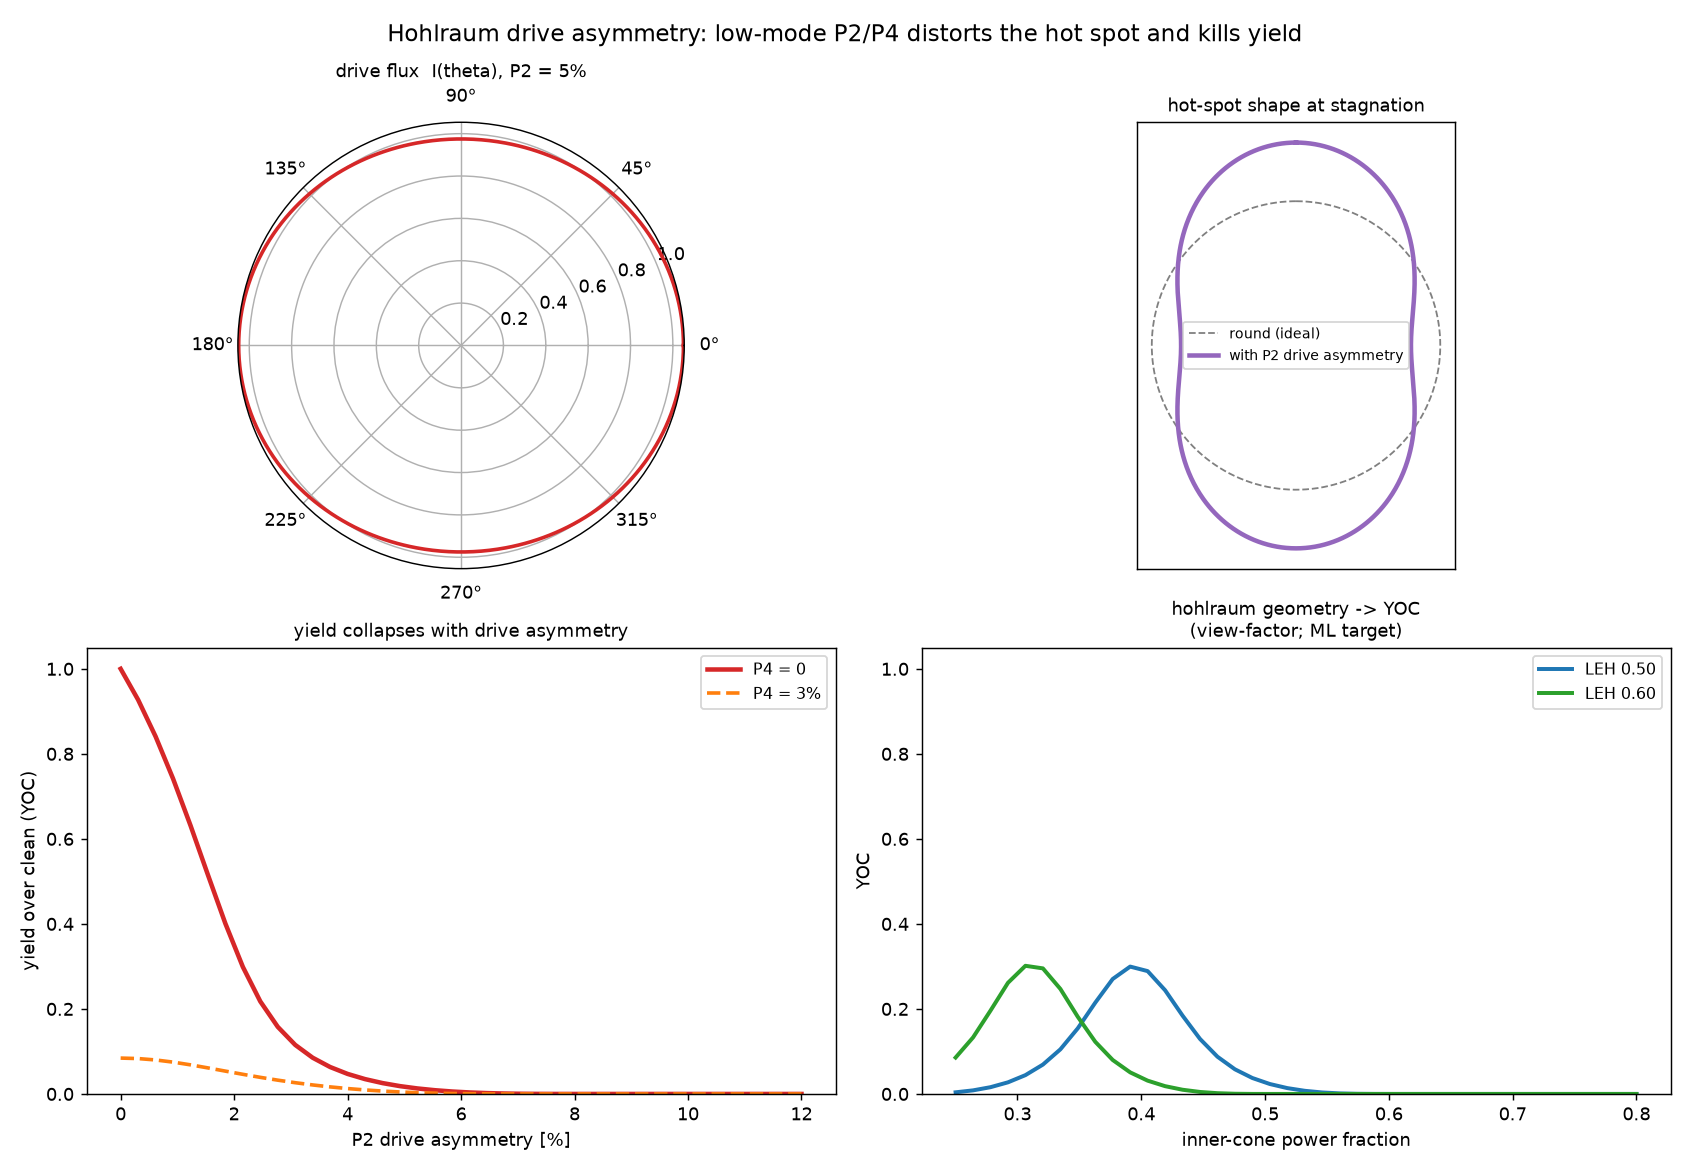

The Python source for this figure:
r"""
Hohlraum drive asymmetry -> hot-spot shape and yield.

Surface roughness (rt_mechanics / rt_2d) seeds HIGH-ell RT. In an indirect-drive
hohlraum the dominant failure is the opposite end of the spectrum: LOW-ell drive
asymmetry. The hohlraum's geometry -- its length/diameter, the laser entrance
holes (LEH) at the poles, wall re-emission, and the inner/outer laser-cone power
balance -- imprints a coherent P2/P4 pattern on the X-ray flux that drives the
capsule. That low-mode drive asymmetry, amplified by convergence (Bell-Plesset,
convergent_rt.py), distorts the hot spot into a pancake or sausage and kills
yield long before high-mode RT does.

This script:
  1. Maps a drive flux asymmetry  I(theta) = I0 [1 + sum_l a_l P_l(cos theta)]
     to a per-mode velocity asymmetry, seeds the convergent-RT solve with it, and
     reads the mode amplitudes eta_l at stagnation.
  2. Reconstructs the 2D hot-spot shape  R_hs(theta) = Rmin [1 + sum_l (eta_l/Rmin) P_l].
  3. Scores yield-over-clean (YOC) vs the drive asymmetry.
  4. Exposes performance(...) as a FAST, closed-form forward model (the mode
     transfer factors are precomputed once, so each evaluation is a few flops) --
     the hook an ML surrogate / optimizer samples to search hohlraum geometries.

Run:  python3 hohlraum_asymmetry.py
Deps: numpy, scipy  (matplotlib only for the optional figure)
"""

import importlib.util
import os

import numpy as np
from scipy.special import eval_legendre

from convergent_rt import R0, V_IMP, trajectory, tune_P0, integrate_modes

# Load the repo's 0-D hot-spot ignition model (its folder name has a space and a
# leading digit, so a normal import won't work -- load it by path).
_hs_path = os.path.join(os.path.dirname(__file__), "..", "0-D Hotspot", "hotspot_0d.py")
_spec = importlib.util.spec_from_file_location("hotspot_0d", _hs_path)
hotspot_0d = importlib.util.module_from_spec(_spec)
_spec.loader.exec_module(hotspot_0d)

# Fraction of X-ray flux asymmetry that survives conduction / "cloudy-day"
# smoothing to become a shell velocity asymmetry (illustrative).
COUPLING    = 0.25
T_ACCEL     = 1.85e-9                  # acceleration-phase duration [s] (rt_mechanics)
DRIVE_MODES = np.array([2, 4, 6])      # even low modes a symmetric hohlraum imprints

# Nominal round, igniting hot spot (representative of the converged capsule).
NOMINAL_RHO  = 300.0                   # g/cm^3
NOMINAL_RHOR = 1.2                     # g/cm^2  (above the ~0.3 alpha-stopping floor)
NOMINAL_T0   = 6.0                     # keV     (above the ~4.3 keV ignition temperature)
# How a distorted hot spot degrades the two ignition variables:
K_RKE = 10.0                           # residual kinetic energy -> lower T  (~ rms^2)
K_RR  = 1.5                            # peanut-waist thinning   -> lower rho*R (~ rms)
_BURNUP_ROUND = None                   # cached burn-up of the round hot spot


def _round_burnup():
    global _BURNUP_ROUND
    if _BURNUP_ROUND is None:
        _BURNUP_ROUND = hotspot_0d.burn(NOMINAL_RHO, NOMINAL_RHOR, NOMINAL_T0)["burnup"]
    return _BURNUP_ROUND


# ----------------------------------------------------------------------------
# Forward model.  Because the perturbation ODE is LINEAR with a zero-amplitude,
# velocity-seed initial condition, eta_l(stagnation) = M_l * (seed velocity).
# We precompute the transfer factors M_l once; every performance() call is then
# closed form -- ideal for sampling thousands of designs in an ML loop.
# ----------------------------------------------------------------------------
def build_forward(P0=None, modes=DRIVE_MODES):
    if P0 is None:
        P0 = tune_P0()
    T, R, V, Acc = trajectory(P0)
    Rmin = float(R.min())
    # unit-amplitude, from-rest seed in every mode -> M_l = growth factor GF_l
    M, _ = integrate_modes(T, R, V, Acc, modes.astype(float),
                           term="full", eta0=1.0, ed0=0.0)
    return dict(P0=P0, Rmin=Rmin, modes=np.asarray(modes), M=np.asarray(M))


def hotspot_shape(a_l, fwd, ntheta=400):
    """Return theta, R_hs/Rmin, and eta_l(stagnation) for flux asymmetries a_l."""
    a_l = np.asarray(a_l, float)
    # drive asymmetry -> velocity asymmetry -> ballistic offset built over the
    # drive (seed) -> amplified by the convergent-RT growth factor M_l = GF_l
    seed = COUPLING * a_l * V_IMP * T_ACCEL
    eta = fwd["M"] * seed                            # stagnation amplitude per mode
    theta = np.linspace(0.0, np.pi, ntheta)
    delta = np.zeros_like(theta)
    for l, e in zip(fwd["modes"], eta):
        delta += (e / fwd["Rmin"]) * eval_legendre(int(l), np.cos(theta))
    return theta, 1.0 + delta, eta


def performance(a2, a4=0.0, a6=0.0, fwd=None):
    """Yield-over-clean (YOC) and RMS hot-spot distortion for a drive asymmetry.

    The distortion degrades the hot spot -- residual kinetic energy lowers the
    temperature, and the thin peanut waist lowers the confining areal density --
    and the yield is then the burn-up fraction from the repo's 0-D ignition model.
    The sharp YOC collapse is the ignition CLIFF, not a fitted curve."""
    if fwd is None:
        fwd = build_forward()
    theta, shape, _ = hotspot_shape([a2, a4, a6], fwd)
    w = np.sin(theta)                                 # solid-angle weight
    dev = shape - 1.0
    rms = np.sqrt(np.trapezoid(dev**2 * w, theta) / np.trapezoid(w, theta))
    # distortion -> lower T (residual flow) and lower rho*R (thin waist)
    T_eff    = NOMINAL_T0   * (1.0 - min(K_RKE * rms**2, 0.85))
    rhoR_eff = NOMINAL_RHOR * (1.0 - min(K_RR  * rms,    0.80))
    burnup = hotspot_0d.burn(NOMINAL_RHO, rhoR_eff, T_eff)["burnup"]
    yoc = min(float(burnup / _round_burnup()), 1.0)
    return yoc, float(rms)


# ----------------------------------------------------------------------------
# Reduced hohlraum geometry -> drive asymmetry (view-factor heuristic).
# Illustrative ONLY -- a stand-in for a radiation-transport / view-factor solve.
# It gives the ML phase real geometry knobs to turn.
# ----------------------------------------------------------------------------
def geometry_to_asymmetry(case_to_capsule=3.0, length_to_diameter=1.5,
                          leh_radius_frac=0.5, inner_frac=0.5):
    """geometry -> (a2, a4) via the hohlraum view-factor model.

    Delegates to hohlraum_viewfactor.symmetry(), an actual radiative-exchange
    calculation of the drive pattern (replaces the earlier heuristic).
    """
    from hohlraum_viewfactor import symmetry
    a2, a4, _ = symmetry(case_to_capsule, length_to_diameter, leh_radius_frac, inner_frac)
    return a2, a4


def report():
    fwd = build_forward()
    print("=" * 66)
    print("  HOHLRAUM DRIVE ASYMMETRY  ->  HOT-SPOT SHAPE & YIELD")
    print("=" * 66)
    print(f"  convergence ratio          : {R0/fwd['Rmin']:.0f}   (Rmin = {fwd['Rmin']*1e6:.1f} um)")
    print(f"  flux->velocity coupling    : {COUPLING:.2f}")
    print(f"  mode transfer factors M_l  : " +
          ", ".join(f"ell{l}={m:.2e}" for l, m in zip(fwd["modes"], fwd["M"])))
    print("-" * 66)
    print("  YOC vs P2 drive asymmetry (a4=a6=0):")
    for a2 in [0.0, 0.01, 0.02, 0.05, 0.10]:
        yoc, rms = performance(a2, fwd=fwd)
        bar = "#" * int(round(yoc * 30))
        print(f"    a2 = {a2*100:5.1f}%   RMS distortion {rms*100:5.1f}%   "
              f"YOC {yoc:5.2f}  |{bar}")
    print("-" * 66)
    print("  hohlraum geometry -> asymmetry -> YOC (view-factor model):")
    for name, kw in [("nominal cones", dict(inner_frac=0.50)),
                     ("more inner",    dict(inner_frac=0.35)),
                     ("tuned cones",   dict(inner_frac=0.62))]:
        a2, a4 = geometry_to_asymmetry(**kw)
        yoc, rms = performance(a2, a4, fwd=fwd)
        print(f"    {name:13s}: a2={a2*100:+5.1f}% a4={a4*100:+5.1f}%  ->  YOC {yoc:5.2f}")
    print("=" * 66)
    print("  performance(a2, a4, a6, fwd) is closed-form -> ready for an ML sweep.")
    print("=" * 66)
    return fwd


def make_figure(fwd, fname="hohlraum_asymmetry.png"):
    try:
        import matplotlib.pyplot as plt
    except Exception as e:
        print(f"[figure skipped: matplotlib unavailable -- {e}]")
        return
    theta, shape, eta = hotspot_shape([0.05, 0.0, 0.0], fwd)

    fig = plt.figure(figsize=(13, 9))

    # (1) drive flux pattern
    ax1 = fig.add_subplot(2, 2, 1, projection="polar")
    a2 = 0.05
    flux = 1.0 + a2 * eval_legendre(2, np.cos(theta))
    th_full = np.concatenate([theta, theta + np.pi])
    fl_full = np.concatenate([flux, flux[::-1]])
    ax1.plot(th_full, fl_full, "tab:red", lw=2)
    ax1.set_title("drive flux  I(theta), P2 = 5%", fontsize=10)

    # (2) hot-spot shape (round vs distorted), true 2D
    ax2 = fig.add_subplot(2, 2, 2)
    th_full = np.concatenate([theta, theta + np.pi])
    r_full = np.concatenate([shape, shape[::-1]])
    x = r_full * np.sin(th_full); y = r_full * np.cos(th_full)
    ax2.plot(np.sin(th_full), np.cos(th_full), "gray", ls="--", lw=1, label="round (ideal)")
    ax2.plot(x, y, "tab:purple", lw=2.5, label="with P2 drive asymmetry")
    ax2.set_aspect("equal"); ax2.set_title("hot-spot shape at stagnation", fontsize=10)
    ax2.legend(fontsize=8); ax2.set_xticks([]); ax2.set_yticks([])

    # (3) YOC vs P2 asymmetry
    ax3 = fig.add_subplot(2, 2, 3)
    a2s = np.linspace(0, 0.12, 40)
    yoc0 = [performance(a, fwd=fwd)[0] for a in a2s]
    yoc4 = [performance(a, 0.03, fwd=fwd)[0] for a in a2s]
    ax3.plot(a2s*100, yoc0, "tab:red", lw=2.5, label="P4 = 0")
    ax3.plot(a2s*100, yoc4, "tab:orange", lw=2, ls="--", label="P4 = 3%")
    ax3.set_xlabel("P2 drive asymmetry [%]"); ax3.set_ylabel("yield over clean (YOC)")
    ax3.set_ylim(0, 1.05); ax3.set_title("yield collapses with drive asymmetry", fontsize=10)
    ax3.legend(fontsize=9)

    # (4) geometry sweep: YOC vs inner-cone balance for two LEH sizes
    ax4 = fig.add_subplot(2, 2, 4)
    inner = np.linspace(0.25, 0.80, 40)
    for lrf, col, lab in [(0.50, "tab:blue", "LEH 0.50"), (0.60, "tab:green", "LEH 0.60")]:
        yv = []
        for f in inner:
            a2, a4 = geometry_to_asymmetry(leh_radius_frac=lrf, inner_frac=f)
            yv.append(performance(a2, a4, fwd=fwd)[0])
        ax4.plot(inner, yv, col, lw=2.2, label=lab)
    ax4.set_xlabel("inner-cone power fraction"); ax4.set_ylabel("YOC")
    ax4.set_ylim(0, 1.05)
    ax4.set_title("hohlraum geometry -> YOC\n(view-factor; ML target)", fontsize=10)
    ax4.legend(fontsize=9)

    fig.suptitle("Hohlraum drive asymmetry: low-mode P2/P4 distorts the hot spot "
                 "and kills yield", fontsize=13)
    fig.tight_layout()
    fig.savefig(fname, dpi=130)
    print(f"Saved figure -> {fname}")


def main():
    fwd = report()
    make_figure(fwd)


if __name__ == "__main__":
    main()


# ----------------------------------------------------------------------------
# NOTES / ML hook -------------------------------------------------------------
#
# * performance(a2, a4, a6, fwd) is the forward model an ML surrogate learns:
#   a handful of drive-symmetry inputs -> one scalar (YOC). Because the transfer
#   factors are precomputed, it is closed form and vectorizes trivially, so a
#   surrogate/active-learning loop (see the repo's ML Surrogate folder) can sample
#   it thousands of times to search for geometries that maximize YOC.
#
# * geometry_to_asymmetry() is the geometry -> drive-symmetry map. It is a crude
#   view-factor heuristic standing in for a real hohlraum radiation-transport
#   solve. Replace it with a proper view-factor / P_n synthesis and the SAME ML
#   loop then optimizes over ACTUAL hohlraum geometry (case-to-capsule, LEH,
#   cone balance, length/diameter) instead of abstract a_l.
#
# Simplifications: linear transfer (small asymmetry), a fixed flux->velocity
# coupling, only even low modes, and a heuristic YOC(RMS) closure. It captures
# the low-mode drive-asymmetry -> hot-spot-shape -> yield CHAIN, not an
# ICF-accurate yield model.
# ----------------------------------------------------------------------------
